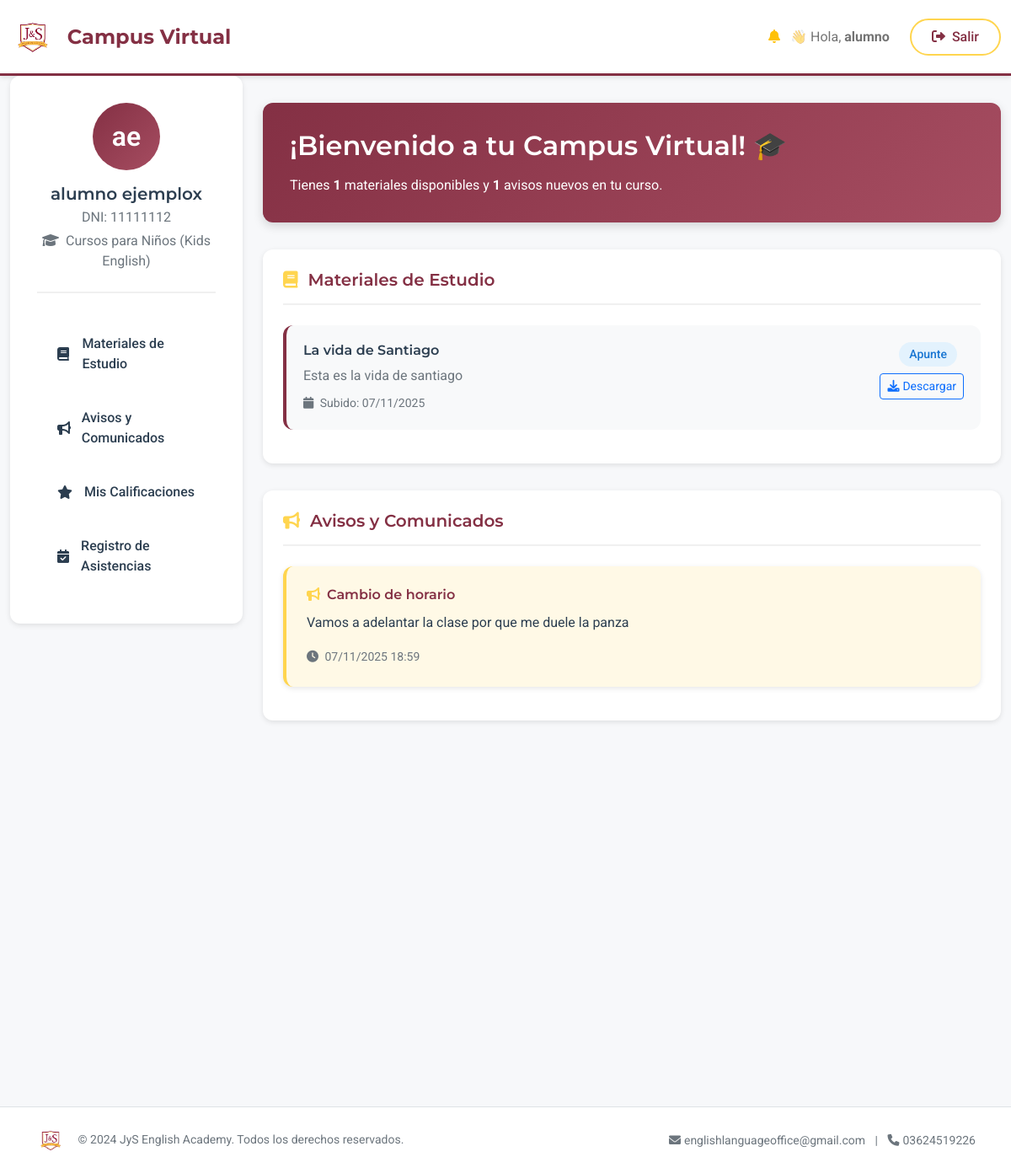
The page /student-dashboard/ (signed in) on the database its author committed.
### agency/models.py (models this page shows, shortened)
class Alumno(models.Model):
    user = models.OneToOneField(User, on_delete=models.CASCADE)
    dni = models.CharField(max_length=20, unique=True)
    telefono = models.CharField(
        max_length=15,
        validators=[validar_telefono_15_digitos],
        blank=True
    )
    curso = models.ForeignKey(Curso, on_delete=models.SET_NULL, null=True, blank=True)
    fecha_registro = models.DateTimeField(auto_now_add=True)

class Curso(models.Model):
    nombre = models.CharField(max_length=100)
    descripcion = models.TextField(blank=True)
    fecha_creacion = models.DateTimeField(auto_now_add=True)
    def __str__(self):
        return self.nombre

class Material(models.Model):
    TIPO_CHOICES = [
        ('apunte', 'Apunte'),
        ('video', 'Video'),
        ('audio', 'Audio'),
        ('documento', 'Documento'),
    ]
    titulo = models.CharField(max_length=200)
    descripcion = models.TextField(blank=True)
    tipo = models.CharField(max_length=20, choices=TIPO_CHOICES)
    archivo = models.FileField(upload_to='materiales/')
    curso = models.ForeignKey(Curso, on_delete=models.CASCADE)
    fecha_subida = models.DateTimeField(auto_now_add=True)

class Aviso(models.Model):
    titulo = models.CharField(max_length=200)
    contenido = models.TextField()
    fecha_publicacion = models.DateTimeField(auto_now_add=True)
    cursos = models.ManyToManyField(Curso, blank=True)

### agency/views.py (the view)
# urls.py: path('student-dashboard/', views.student_dashboard, name='student_dashboard'),
@login_required
def student_dashboard(request):
    try:
        alumno = request.user.alumno
        materiales = Material.objects.filter(curso=alumno.curso) if alumno.curso else []
        avisos = Aviso.objects.filter(cursos=alumno.curso) if alumno.curso else []
        notas = Nota.objects.filter(alumno=alumno)
        asistencias = []
        context = {
            'alumno': alumno,
            'materiales': materiales,
            'avisos': avisos,
            'notas': notas,
            'asistencias': asistencias,
        }
        return render(request, 'agency/student_dashboard.html', context)
    except Alumno.DoesNotExist:
        messages.error(request, 'No tienes perfil de alumno asignado')
        return redirect('index')

### agency/templates/agency/student_dashboard.html (shortened to what this page needs)
{% load static %}
<!DOCTYPE html>
<html lang="es">
<head>
    <link href="https://cdn.jsdelivr.net/npm/bootstrap@5.2.3/dist/css/bootstrap.min.css" rel="stylesheet">
    <link href="https://cdnjs.cloudflare.com/ajax/libs/font-awesome/6.0.0/css/all.min.css" rel="stylesheet">
</head>
<body>
    <nav class="navbar navbar-expand-lg navbar-custom">
        <div class="container-fluid">
            <a class="navbar-brand d-flex align-items-center" href="#">
                <img src="{% static 'agency/assets/img/navbar-jys.png' %}" alt="JyS" style="height: 45px;" class="me-3">
                Campus Virtual
            </a>
            <div class="navbar-nav ms-auto d-flex align-items-center">
                <span class="navbar-text me-4">
                    <i class="fas fa-bell text-warning me-2"></i>
                    👋 Hola, <strong>{{ alumno.user.first_name }}</strong>
                </span>
                <a class="btn btn-logout" href="{% url 'logout' %}">
                    <i class="fas fa-sign-out-alt me-2"></i>Salir
                </a>
            </div>
        </div>
    </nav>
    <div class="container-fluid">
        <div class="row">
            <div class="col-lg-3 col-md-4">
                <div class="sidebar fade-in">
                    <div class="profile-section">
                        <div class="profile-avatar">
                            {{ alumno.user.first_name|first }}{{ alumno.user.last_name|first }}
                        </div>
                        <h5 class="mb-1">{{ alumno.user.first_name }} {{ alumno.user.last_name }}</h5>
                        <p class="text-muted mb-1">DNI: {{ alumno.dni }}</p>
                        <p class="text-muted mb-0">
                            <i class="fas fa-graduation-cap me-1"></i>
                            {{ alumno.curso|default:"Sin curso asignado" }}
                        </p>
                    </div>
                    <nav class="nav flex-column">
                        <a href="#materiales" class="nav-link-custom">
                            <i class="fas fa-book"></i>Materiales de Estudio
                        </a>
                        <a href="#avisos" class="nav-link-custom">
                            <i class="fas fa-bullhorn"></i>Avisos y Comunicados
                        </a>
                        <a href="#notas" class="nav-link-custom">
                            <i class="fas fa-star"></i>Mis Calificaciones
                        </a>
                        <a href="#asistencias" class="nav-link-custom">
                            <i class="fas fa-calendar-check"></i>Registro de Asistencias
                        </a>
                    </nav>
                </div>
            </div>
            <div class="col-lg-9 col-md-8">
                <div class="main-content">
                    <div class="welcome-card fade-in">
                        <h2 class="mb-3">¡Bienvenido a tu Campus Virtual! 🎓</h2>
                        <p class="mb-0">
                            Tienes <strong>{{ materiales.count }}</strong> materiales disponibles y
                            <strong>{{ avisos.count }}</strong> avisos nuevos en tu curso.
                        </p>
                    </div>
                    <div class="content-card fade-in" id="materiales">
                        <div class="card-header-custom">
                            <h4 class="card-title-custom">
                                <i class="fas fa-book"></i>Materiales de Estudio
                            </h4>
                        </div>
                        {% for material in materiales %}
                            <div class="material-item">
                                <div class="d-flex justify-content-between align-items-start">
                                    <div class="flex-grow-1">
                                        <h6 class="mb-2">{{ material.titulo }}</h6>
                                        {% if material.descripcion %}
                                            <p class="text-muted mb-2">{{ material.descripcion }}</p>
                                        {% endif %}
                                        <small class="text-muted">
                                            <i class="fas fa-calendar me-1"></i>
                                            Subido: {{ material.fecha_subida|date:"d/m/Y" }}
                                        </small>
                                    </div>
                                    <div class="text-end">
                                        <span class="chip chip-{{ material.tipo }}">{{ material.get_tipo_display }}</span>
                                        <br>
                                        <a href="{{ material.archivo.url }}" class="btn btn-sm btn-outline-primary mt-2" download>
                                            <i class="fas fa-download me-1"></i>Descargar
                                        </a>
                                    </div>
                                </div>
                            </div>
                        {% empty %}
                            <div class="empty-state">
                                <i class="fas fa-book-open"></i>
                                <p>No hay materiales disponibles para tu curso.</p>
                            </div>
                        {% endfor %}
                    </div>
                    <div class="content-card fade-in" id="avisos">
                        <div class="card-header-custom">
                            <h4 class="card-title-custom">
                                <i class="fas fa-bullhorn"></i>Avisos y Comunicados
                            </h4>
                        </div>
                        {% for aviso in avisos %}
                            <div class="aviso-card">
                                <h6 class="aviso-title">
                                    <i class="fas fa-bullhorn"></i>{{ aviso.titulo }}
                                </h6>
                                <p class="mb-2">{{ aviso.contenido|linebreaks }}</p>
                                <small class="text-muted">
                                    <i class="fas fa-clock me-1"></i>
                                    {{ aviso.fecha_publicacion|date:"d/m/Y H:i" }}
                                </small>
                            </div>
                        {% empty %}
                            <div class="empty-state">
                                <i class="fas fa-bullhorn"></i>
                                <p>No hay avisos nuevos.</p>
                            </div>
                        {% endfor %}
                    </div>
                    <div class="row">
                        <div class="col-lg-6">
                        </div>
                        <div class="col-lg-6">
                        </div>
                    </div>
                </div>
            </div>
        </div>
    </div>
    <footer class="bg-white border-top mt-5 py-4">
        <div class="container">
            <div class="row align-items-center">
                <div class="col-md-6">
                    <div class="d-flex align-items-center">
                        <img src="{% static 'agency/assets/img/navbar-jys.png' %}" alt="JyS" style="height: 30px;" class="me-3">
                        <small class="text-muted">© 2024 JyS English Academy. Todos los derechos reservados.</small>
                    </div>
                </div>
                <div class="col-md-6 text-end">
                    <small class="text-muted">
                        <i class="fas fa-envelope me-1"></i>englishlanguageoffice@gmail.com
                        <span class="mx-2">|</span>
                        <i class="fas fa-phone me-1"></i>03624519226
                    </small>
                </div>
            </div>
        </div>
    </footer>
</body>
</html>

### agency/templates/agency/student_dashboard.html (style rules this page uses)
:root { --primary-color: #843044; --accent-color: #FFD54F; --bg-light: #F7F8FA; --text-dark: #2C3E50; --shadow-light: 0 2px 6px rgba(0,0,0,0.1); --shadow-medium: 0 4px 12px rgba(0,0,0,0.15); --border-radius: 12px; }
body { font-family: 'Roboto', sans-serif; background-color: var(--bg-light); color: var(--text-dark); }
h1, h2, h3, h4, h5, h6 { font-family: 'Montserrat', sans-serif; font-weight: 600; }
.navbar-custom { background: white; border-bottom: 3px solid var(--primary-color); box-shadow: var(--shadow-light); padding: 1rem 0; }
.navbar-brand { font-family: 'Montserrat', sans-serif; font-weight: 700; color: var(--primary-color) !important; font-size: 1.5rem; }
.btn-logout { border: 2px solid var(--accent-color); color: var(--primary-color); background: white; border-radius: 25px; padding: 0.5rem 1.5rem; font-weight: 500; transition: all 0.3s ease; }
.sidebar { background: white; border-radius: var(--border-radius); box-shadow: var(--shadow-light); padding: 2rem; height: fit-content; position: sticky; top: 2rem; }
.profile-section { text-align: center; margin-bottom: 2rem; padding-bottom: 1.5rem; border-bottom: 2px solid #f0f0f0; }
.profile-avatar { width: 80px; height: 80px; background: linear-gradient(135deg, var(--primary-color), #a64d61); border-radius: 50%; display: flex; align-items: center; justify-content: center; margin: 0 auto 1rem; color: white; font-size: 2rem; font-weight: 600; }
.nav-link-custom { color: var(--text-dark); padding: 1rem 1.5rem; border-radius: var(--border-radius); margin-bottom: 0.5rem; transition: all 0.3s ease; text-decoration: none; display: flex; align-items: center; font-weight: 500; }
.nav-link-custom i { margin-right: 0.75rem; width: 20px; }
.main-content { padding: 2rem 0; }
.welcome-card { background: linear-gradient(135deg, var(--primary-color), #a64d61); color: white; border-radius: var(--border-radius); padding: 2rem; margin-bottom: 2rem; box-shadow: var(--shadow-medium); }
.content-card { background: white; border-radius: var(--border-radius); box-shadow: var(--shadow-light); padding: 1.5rem; margin-bottom: 2rem; transition: all 0.3s ease; }
.card-header-custom { border-bottom: 2px solid #f0f0f0; padding-bottom: 1rem; margin-bottom: 1.5rem; }
.card-title-custom { color: var(--primary-color); font-size: 1.25rem; margin: 0; display: flex; align-items: center; }
.card-title-custom i { margin-right: 0.75rem; color: var(--accent-color); }
.material-item { background: #f8f9fa; border-radius: var(--border-radius); padding: 1.25rem; margin-bottom: 1rem; border-left: 4px solid var(--primary-color); transition: all 0.3s ease; }
.chip { display: inline-block; padding: 0.25rem 0.75rem; border-radius: 20px; font-size: 0.875rem; font-weight: 500; margin-right: 0.5rem; }
.chip-apunte { background: #E3F2FD; color: #1976D2; }
.aviso-card { background: #FFF9E6; border-left: 4px solid var(--accent-color); border-radius: var(--border-radius); padding: 1.5rem; margin-bottom: 1rem; box-shadow: var(--shadow-light); }
.aviso-title { color: var(--primary-color); font-weight: 600; margin-bottom: 0.75rem; display: flex; align-items: center; }
.aviso-title i { margin-right: 0.5rem; color: var(--accent-color); }
.fade-in { animation: fadeIn 0.5s ease-in; }

### rows shown on the page
Alumno: user.first_name "alumno", user.first_name|first "a", user.last_name|first "e", user.last_name "ejemplox", dni "11111112", curso "Cursos para Niños (Kids English)"
Material: titulo "La vida de Santiago", descripcion "Esta es la vida de santiago", fecha_subida "07/11/2025", tipo "Apunte"
Aviso: titulo "Cambio de horario", contenido "Vamos a adelantar la clase por que me duele la panza", fecha_publicacion "07/11/2025 18:59"

### other values the page prints
{{ materiales.count }} "1"
{{ avisos.count }} "1"
